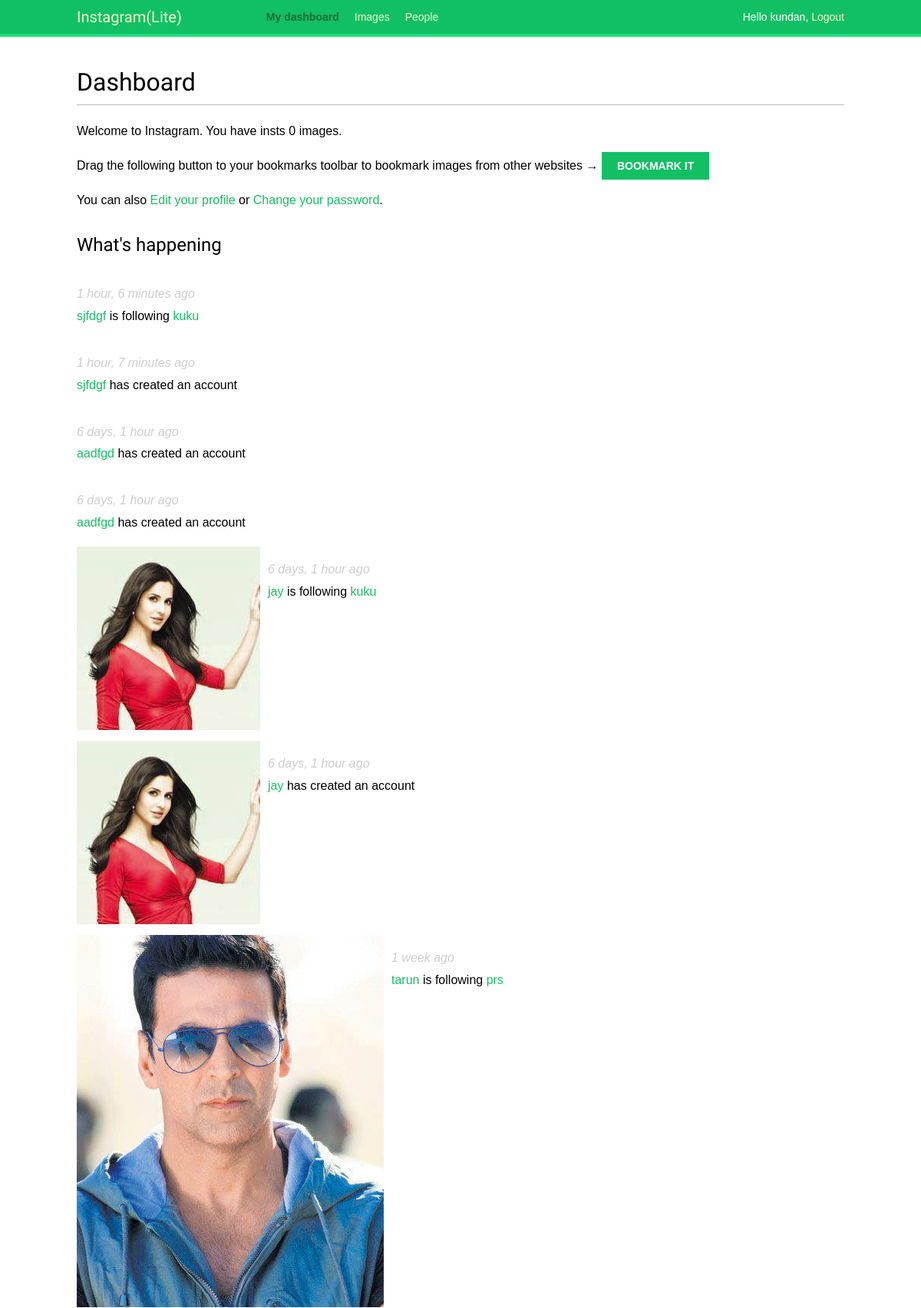
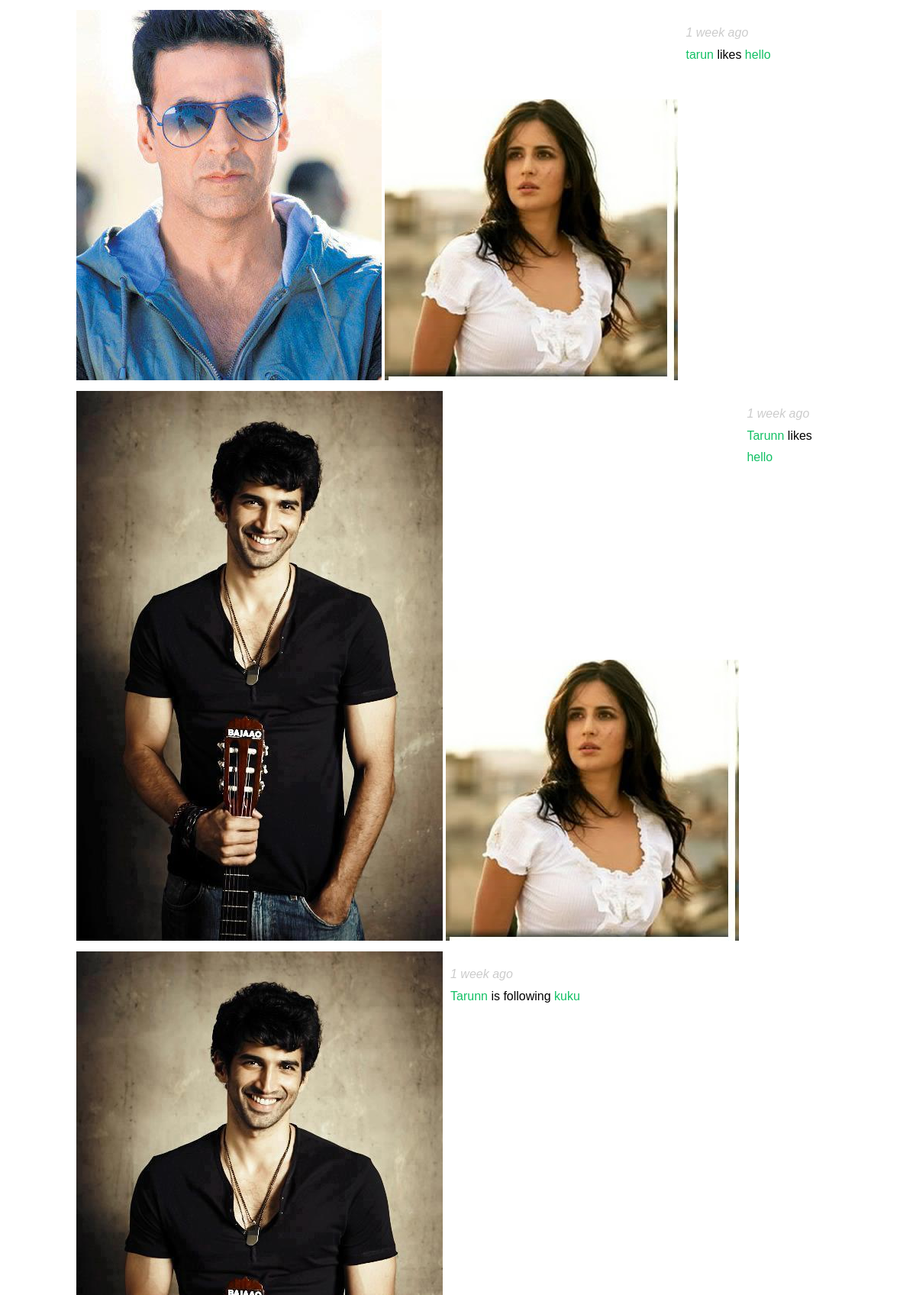
Screenshot of / (signed in, upper part) with the database file from the repository (2 pictures, top to bottom).
### actions/models.py (models this page shows)
class Action(models.Model):
    user = models.ForeignKey('auth.User',related_name='actions',db_index=True,on_delete=models.CASCADE)
    target_ct = models.ForeignKey(ContentType,blank=True,null=True,related_name='target_obj',on_delete=models.CASCADE)
    target_id = models.PositiveIntegerField(null=True,blank=True,db_index=True)
    target = GenericForeignKey('target_ct', 'target_id')
    verb = models.CharField(max_length=255)
    created = models.DateTimeField(auto_now_add=True,db_index=True)
    class Meta:
        ordering = ('-created',)

### images/models.py (models this page shows, shortened)
class Image(models.Model):
    user = models.ForeignKey(settings.AUTH_USER_MODEL,related_name='images_created',on_delete=models.CASCADE)
    title = models.CharField(max_length=200)
    slug = models.SlugField(max_length=200,blank=True)
    url = models.URLField()
    image = models.ImageField(upload_to='images/%Y/%m/%d/')
    description = models.TextField(blank=True)
    created = models.DateField(auto_now_add=True,db_index=True)
    users_like = models.ManyToManyField(settings.AUTH_USER_MODEL,related_name='images_liked',blank=True)
    total_likes = models.PositiveIntegerField(db_index=True,default=0)
    def __str__(self):
        return self.title
    def get_absolute_url(self):
            return reverse('images:detail', args=[self.id, self.slug])

### account/views.py (the view)
# urls.py: path('', views.dashboard, name='dashboard'),
@login_required
def dashboard(request):
    actions = Action.objects.exclude(user=request.user)
    following_ids = request.user.following.values_list('id',
                                                       flat=True)
    if following_ids:
        actions = actions.filter(user_id__in=following_ids)
    actions = actions.select_related('user', 'user__profile')\
                     .prefetch_related('target')[:10]
    return render(request,
                  'account/dashboard.html',
                  {'section': 'dashboard',
                   'actions': actions})

### account/templates/account/dashboard.html (shortened to what this page needs)
{% extends "base.html" %}
{% block content %}
  <h1>Dashboard</h1>
  {% with total_images_created=request.user.images_created.count %}
    <p>Welcome to Instagram. You have insts {{ total_images_created }} image{{ total_images_created|pluralize }}.</p>
  {% endwith %}
  <p>Drag the following button to your bookmarks toolbar to bookmark images from other websites → <a href="javascript:{% include "bookmarklet_launcher.js" %}" class="button">Bookmark it</a><p>
  <p>You can also <a href="{% url "edit" %}">Edit your profile</a> or <a href="{% url "password_change" %}">Change your password</a>.<p>
  <h2>What's happening</h2>
  <div id="action-list">
    {% for action in actions %}
      {% include "actions/action/detail.html" %}
    {% endfor %}
  </div>
{% endblock %}

### account/templates/base.html (shortened to what this page needs)
{% load staticfiles %}
<!DOCTYPE html>
<html>
<head>
  <link href="{% static "css/base.css" %}" rel="stylesheet">
</head>
<body>
  <div id="header">
    <span class="logo">Instagram(Lite)</span>
    {% if request.user.is_authenticated %}
      <ul class="menu">
        <li {% if section == "dashboard" %}class="selected"{% endif %}>
          <a href="{% url "dashboard" %}">My dashboard</a>
        </li>
        <li {% if section == "images" %}class="selected"{% endif %}>
          <a href="{% url "images:list" %}">Images</a>
        </li>
        <li {% if section == "people" %}class="selected"{% endif %}>
          <a href="{% url "user_list" %}">People</a>
        </li>
      </ul>
    {% endif %}
    <span class="user">
      {% if request.user.is_authenticated %}
        Hello {{ request.user.first_name }},
        <a href="{% url "logout" %}">Logout</a>
      {% else %}
        <a href="{% url "login" %}">Log-in</a>
      {% endif %}
    </span>
  </div>
  <div id="content">
    {% block content %}
    {% endblock %}
  </div>
</body>
</html>

### account/templates/actions/action/detail.html
{% load thumbnail %}
{% with user=action.user profile=action.user.profile %}
<div class="action">
  <div class="images">
    {% if profile.photo %}
      {% thumbnail user.profile.photo "80x80" crop="100%" as im %}
        <a href="{{ user.get_absolute_url }}">
          <img src="{{ im.url }}" alt="{{ user.get_full_name }}" class="item-img">
        </a>
      {% endthumbnail %}
    {% endif %}
    {% if action.target %}
      {% with target=action.target %}
        {% if target.image %}
          {% thumbnail target.image "80x80" crop="100%" as im %}
            <a href="{{ target.get_absolute_url }}">
              <img src="{{ im.url }}" class="item-img">
            </a>
          {% endthumbnail %}
        {% endif %}
      {% endwith %}
    {% endif %}
  </div>
  <div class="info">
    <p>
      <span class="date">{{ action.created|timesince }} ago</span>
      <br />
      <a href="{{ user.get_absolute_url }}">
        {{ user.first_name }}
      </a>
      {{ action.verb }}
      {% if action.target %}
        {% with target=action.target %}
          <a href="{{ target.get_absolute_url }}">{{ target }}</a>
        {% endwith %}
      {% endif %}
    </p>
  </div>
</div>
{% endwith %}

### account/static/css/base.css (style rules this page uses)
body { margin:0; padding:0; font-family:helvetica, sans-serif; }
p { line-height: 1.8; }
a { color:#12c064; text-decoration:none; }
h1, h2, h3, h4, h5 , h6 { font-family: 'Muli', sans-serif; font-weight:normal; }
h1 { border-bottom:1px solid #bbb; padding:0 0 10px 0; margin:10px 0 20px 0; }
h2 { margin:30px 0 20px; }
#header { padding:10px 100px; font-size:14px; background:#12c064; color:#fff; border-bottom:4px solid #1cdf78; overflow:auto; }
#header .logo { font-family: 'Muli', sans-serif; float:left; color:#f3f7cc; font-size:20px; margin-right:10%; }
#header ul.menu { list-style:none; float:left; margin:0; padding:0; }
#header ul.menu li { float:left; padding:4px 10px; }
#header ul.menu li.selected a, #header ul.menu li.selected a:hover { color:#1b6d32; font-weight:bold; }
#header a { color:#f3f7cc; }
#header .user { float:right; padding-top:4px; }
#content { padding:30px 100px; }
input[type=submit], a.button { font-weight:bold; background:#12c064; color:#fff; padding:10px 20px; font-size:14px; text-transform:uppercase; }
.action { clear:both; overflow:auto; }
.action .images { float:left; margin:0 10px 10px 0; }
.action .date { font-style:italic; color:#ccc; }

### rows the page displays
Action: created "1 hour, 6 minutes", user.first_name "sjfdgf", verb "is following", target "kuku"
Action: created "1 hour, 7 minutes", user.first_name "sjfdgf", verb "has created an account"
Action: created "6 days, 1 hour", user.first_name "aadfgd", verb "has created an account"
Action: created "6 days, 1 hour", user.first_name "aadfgd", verb "has created an account"
Action: created "6 days, 1 hour", user.first_name "jay", verb "is following", target "kuku"
Action: created "6 days, 1 hour", user.first_name "jay", verb "has created an account"
Action: created "1 week", user.first_name "tarun", verb "is following", target "prs"
Action: created "1 week", user.first_name "tarun", verb "likes", target "hello"
Action: created "1 week", user.first_name "Tarunn", verb "likes", target "hello"
Action: created "1 week", user.first_name "Tarunn", verb "is following", target "kuku"

### other values shown
{{ request.user.first_name }} "kundan"
{{ total_images_created }} "0"
